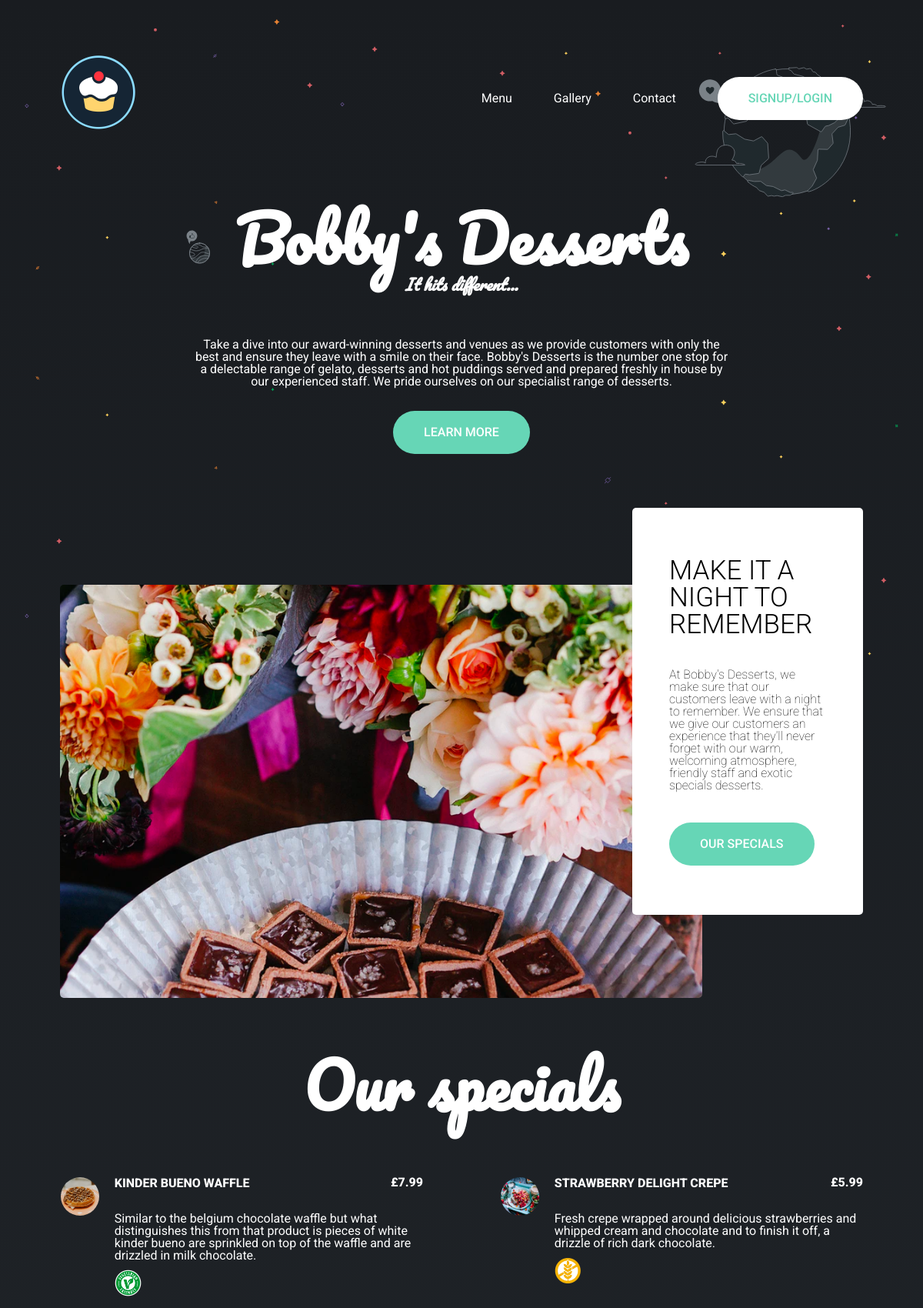
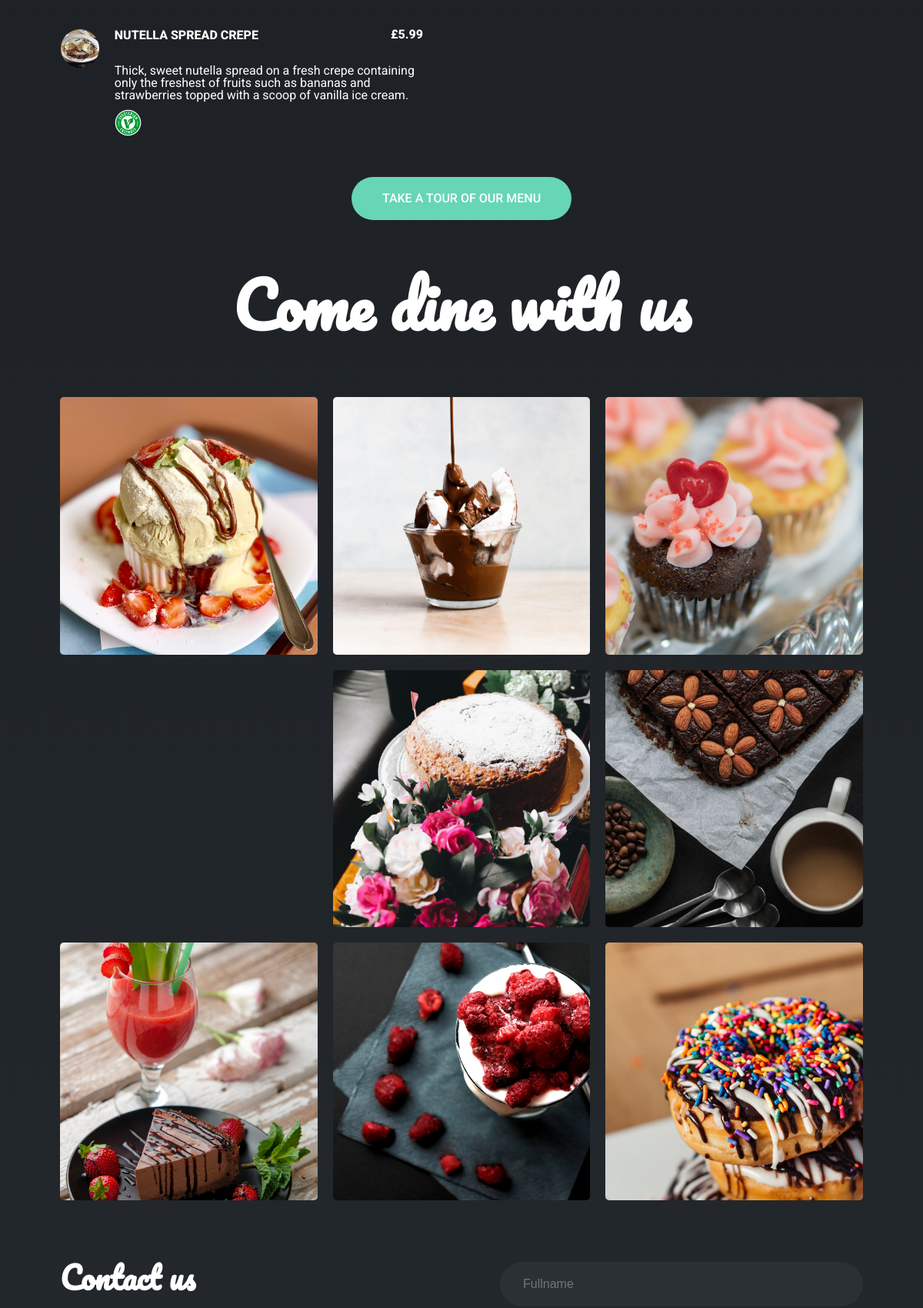
The page / (upper part) on the database its author committed (2 pictures, top to bottom).
### tables this page shows
CREATE TABLE `products` (
  `product_id` int(11) NOT NULL,
  `product_name` tinytext NOT NULL,
  `product_price` double NOT NULL,
  `product_description` longtext NOT NULL,
  `special` int(1) NOT NULL DEFAULT '0',
  `vegetarian` int(1) NOT NULL DEFAULT '0',
  `gluten_free` int(1) NOT NULL DEFAULT '0',
  `image_directory` longtext NOT NULL
);

### index.php (the view, shortened to what this page needs)
<?php require 'includes/dbh.inc.php'; ?>
<!DOCTYPE html>
<html lang="en">
<head>
    <link rel="stylesheet" href="assets/css/main.css">
</head>
<body>
    <header>
        <div class="container">
            <?php require "header.php"?>
            <div class="hero">
                <h1 class="title">Bobby's Desserts</h1>
                <h1 class="slogan">It hits different...</h1>
                <p>Take a dive into our award-winning desserts and venues as we provide customers with only the best and ensure they leave with a smile on their face. Bobby's Desserts is the number one stop for a delectable range of gelato, desserts and hot puddings served and prepared freshly in house by our experienced staff. We pride ourselves on our specialist range of desserts.</p>
            </div>
            <a href="#about" class="learn-more btn">LEARN MORE</a>
        </div>
    </header>
    <section id="about">
        <div class="container">
            <img src="assets/img/about.png" alt="">
            <div class="about-box">
                <h2>MAKE IT A NIGHT TO REMEMBER</h2>
                <p>At Bobby's Desserts, we make sure that our customers leave with a night to remember. We ensure that we give our customers an experience that they'll never forget with our warm, welcoming atmosphere, friendly staff and exotic specials desserts.</p>
                <a href="#specials" class="specials btn">OUR SPECIALS</a>
            </div>
        </div>
    </section>
    <section id="specials">
        <div class="container">
            <h1>Our specials</h1>
            <div class="product-grid grid">
                <?php
                    $sql = "SELECT * FROM products";
                    $records = mysqli_query($conn, $sql);
                ?>
                <?php
                    while ($row = mysqli_fetch_array($records)) {
                        if ($row['special'] == 1) {
                            echo "<div class='product-item'>
                                <div class='product-name hidden'>".$row['product_name']."</div>
                                <div class='product-info'>
                                <div class='product-name'>".$row['product_name']."</div>
                                <div class='product-image'><img src='".$row['image_directory']."' alt=''></div>
                                <div class='product-price'>£".$row['product_price']."</div>
                                <p>".$row['product_description']."</p>"?>
                            <?php
                                if ($row['vegetarian'] == 1) {
                                echo "<img src='assets/img/vegetarian.png' alt='' class='allergy-image'></img>";
                                }
                                if ($row['gluten_free'] == 1) {
                                echo "<img src='assets/img/gluten_free.png' alt='' class='allergy-image'></img>";
                                }?>
                            <?php echo"</div>
                            </div>";
                        }
                    }
                ?>
            </div>
            <a href="menu.php" class="menu-tour btn">TAKE A TOUR OF OUR MENU</a>
        </div>
    </section>
    <section id="gallery">
        <div class="container">
            <h1>Come dine with us</h1>
            <div class="gallery-grid grid">
                <img src="assets/img/gallery/gallery_image_1.png" alt="" class="gallery-image">
                <img src="assets/img/gallery/gallery_image_2.png" alt="" class="gallery-image">
                <img src="assets/img/gallery/gallery_image_3.png" alt="" class="gallery-image">
                <img src="assets/img/gallery/gallery_image_4.png" alt="" class="gallery-image">
                <img src="assets/img/gallery/gallery_image_5.png" alt="" class="gallery-image">
                <img src="assets/img/gallery/gallery_image_6.png" alt="" class="gallery-image">
                <img src="assets/img/gallery/gallery_image_7.png" alt="" class="gallery-image">
                <img src="assets/img/gallery/gallery_image_8.png" alt="" class="gallery-image">
                <img src="assets/img/gallery/gallery_image_9.png" alt="" class="gallery-image">
            </div>
        </div>
    </section>
    <?php require "footer.php"?>
</body>
</html>

### assets/css/main.css (style rules this page uses)
* { box-sizing: border-box; margin: 0; padding: 0; border: 0; outline: 0; font-size: 100%; vertical-align: baseline; background: transparent; }
*:before, *:after { box-sizing: inherit; }
body { color: white; font-weight: 400; font-family: 'Roboto', sans-serif; background-color: #24292e; background-image: url('../img/bg.svg'), linear-gradient(#191c20, #24292e 100%); background-size: contain; background-position: top; background-attachment: fixed; background-repeat: no-repeat; -webkit-font-smoothing: antialiased; -webkit-text-size-adjust: 100%; line-height: 1; }
.container { width: 87%; max-width: 1100px; margin: 0 auto; }
section, header, footer { margin: 70px 0; }
.grid { display: grid; grid-template-columns: 1fr 1fr; grid-column-gap: 100px; grid-row-gap: 50px; margin-top: 80px; }
.product-info { float: right; width: 85%; position: relative; }
.product-name { font-weight: 800; margin-bottom: 30px; text-transform: uppercase; }
.product-image { position: absolute; top: 0; left: -70px; }
.product-image img { border-radius: 999px; width: 50px; height: 50px; }
.product-price { float: right; font-weight: 800; margin-top: -47px; }
.allergy-image { margin: 10px 10px 0 0; width: 35px; height: 35px; }
.btn { display: inline-block; padding: 20px 40px; border-radius: 999px; font-weight: 500; cursor: pointer; transition: .3s ease-in-out; }
a { color: black; text-decoration: none; outline: 0; }
h1 { margin: 0; font-family: 'Pacifico', cursive; font-size: 80px; color: white; text-align: center; }
h2 { font-size: 35px; font-weight: 300; }
p { font-size: 16px; }
header { text-align: center; width: 100%; }
header a { color: white; margin-left: 50px; font-weight: 400; transition: .3s ease-in-out; }
.hero { z-index: -1; position: relative; padding-top: 200px; text-align: center; max-width: 700px; margin: 0 auto; }
.slogan { font-style: italic; right: 180px; top: 290px; font-size: 20px; text-align: center; margin-top: 10px; }
header p { margin: 60px 0 30px; }
.learn-more { color: white; background: #66D6B6; margin: 0; }
#about { padding-top: 100px; }
#about .container { position: relative; }
#about img { width: 80%; margin: 0 auto; border-radius: 5px; }
.about-box { border-radius: 5px; padding: 4em 3em; background: white; color: black; position: absolute; width: 300px; top: -100px; right: 0; }
.about-box p { margin: 40px 0; font-weight: 100; }
.about-box .specials { color: white; background: #66D6B6; }
#specials .container { text-align: center; }
#specials .product-grid { text-align: left; }
.menu-tour { margin-top: 50px; color: white; background: #66D6B6; }
.gallery-grid { grid-template-columns: 1fr 1fr 1fr; grid-gap: 20px }
.gallery-image { width: 100%; border-radius: 5px; }

### rows shown on the page
products: product_name "KINDER BUENO WAFFLE", image_directory (picture), product_price "7.99", product_description "Similar to the belgium chocolate waffle but what distinguishes this from that product is pieces of white kinder bueno are sprinkled on top of the waffle and are drizzled in milk chocolate.", special 1 (drawn)
products: product_name "STRAWBERRY DELIGHT CREPE", image_directory (picture), product_price "5.99", product_description "Fresh crepe wrapped around delicious strawberries and whipped cream and chocolate and to finish it off, a drizzle of rich dark chocolate.", special 1 (drawn)
products: product_name "NUTELLA SPREAD CREPE", image_directory (picture), product_price "5.99", product_description "Thick, sweet nutella spread on a fresh crepe containing only the freshest of fruits such as bananas and strawberries topped with a scoop of vanilla ice cream.", special 1 (drawn)
